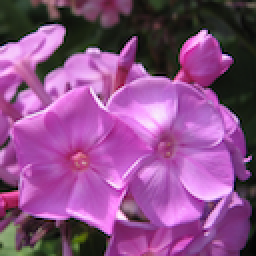
#> input picture bunga/0002.png, 128 x 128 px, found by its file name (shown 2 times larger)
$ jupyter execute --allow-errors hi_histogram.ipynb   (shell and % lines are left out)
#> lines starting #> are read from the running program, lines starting #| are printed output that depends on the picture
<a href="https://colab.research.google.com/github/robbi621/temu_kembali_citra/blob/main/histogram/hi_histogram.ipynb" target="_parent"></a>

[cell 1]
# import the necessary packages
import matplotlib.pyplot as plt
import numpy as np
import imutils
import cv2

[cell 2]
def plt_imshow(title, image):
    # convert the image frame BGR to RGB color space and display it
    if len(image.shape) == 3:
        image = cv2.cvtColor(image, cv2.COLOR_BGR2RGB)
    plt.imshow(image)
    plt.title(title)
    plt.grid(False)
    plt.show()

[cell 3]
def plot_histogram(image, title, mask=None):
	# split the image into its respective channels, then initialize
	# the tuple of channel names along with our figure for plotting
	chans = cv2.split(image)
	colors = ("b", "g", "r")
	plt.figure()
	plt.title(title)
	plt.xlabel("Bins")
	plt.ylabel("# of Pixels")

	# loop over the image channels
	for (chan, color) in zip(chans, colors):
		# create a histogram for the current channel and plot it
		hist = cv2.calcHist([chan], [0], mask, [256], [0, 256])
		plt.plot(hist, color=color)
		plt.xlim([0, 256])

	plt.show()

[cell 4]
# since we are using Jupyter Notebooks we can replace our argument
# parsing code with *hard coded* arguments and values
args = {
    "image": "0002.png"
}

[cell 5]
# load the input image and convert it to grayscale
image = cv2.imread(args["image"])
#> image is the input picture: shape (128, 128, 3); mean B, G, R 135.1, 78.9, 139.8
image = cv2.cvtColor(image, cv2.COLOR_BGR2GRAY)
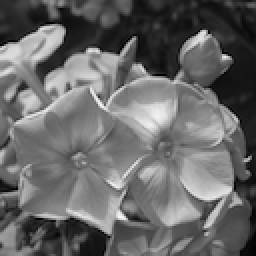
#> image: shape (128, 128) (shown 2 times larger); min 0, max 248, mean 103.5

[cell 6]
# compute a grayscale histogram
hist = cv2.calcHist([image], [0], None, [256], [0, 256])
#> hist = 256 values, max 221 at index 21, min 0 at index 241, mean 64

[cell 7]
# matplotlib expects RGB images so convert and then display the image
# with matplotlib
plt.figure()
plt.axis("off")
plt.imshow(cv2.cvtColor(image, cv2.COLOR_GRAY2RGB))

# plot the histogram
plt.figure()
plt.title("Grayscale Histogram")
plt.xlabel("Bins")
plt.ylabel("# of Pixels")
plt.plot(hist)
plt.xlim([0, 256])
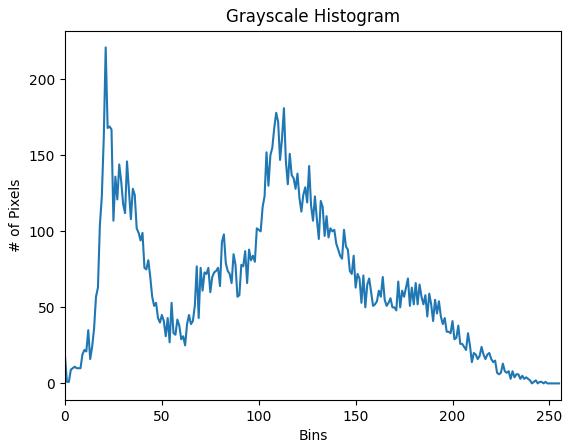
#> figure drawn by matplotlib, 1 panel; curve peaks at x = 21, y = 221

[cell 8]
# normalize the histogram
hist /= hist.sum()
#> hist = 256 values, max 0.0135 at index 21, min 0 at index 241, mean 0.00391

# plot the normalized histogram
plt.figure()
plt.title("Grayscale Histogram (Normalized)")
plt.xlabel("Bins")
plt.ylabel("% of Pixels")
plt.plot(hist)
plt.xlim([0, 256])
plt.show()
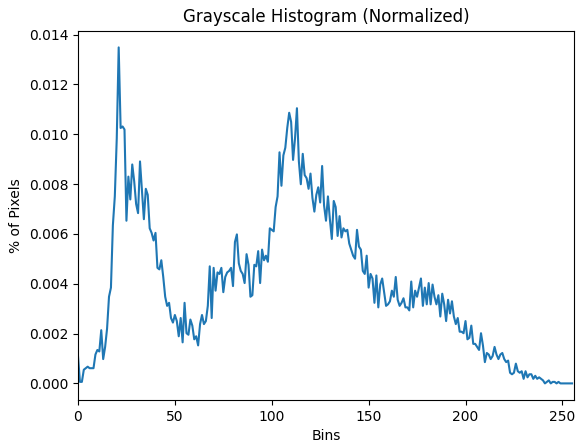
#> figure drawn by matplotlib, 1 panel; curve peaks at x = 21, y = 0.0135

Creating color histograms with OpenCV

[cell 9]
# load the input image from disk
image = cv2.imread(args["image"])

[cell 10]
# split the image into its respective channels, then initialize the
# tuple of channel names along with our figure for plotting
chans = cv2.split(image)
colors = ("b", "g", "r")
plt.figure()
plt.title("'Flattened' Color Histogram")
plt.xlabel("Bins")
plt.ylabel("# of Pixels")

# loop over the image channels
for (chan, color) in zip(chans, colors):
	# create a histogram for the current channel and plot it
	hist = cv2.calcHist([chan], [0], None, [256], [0, 256])
	plt.plot(hist, color=color)
	plt.xlim([0, 256])
#> this loop made 3 passes
#> color on passes 1 to 3: 'b', 'g', 'r'
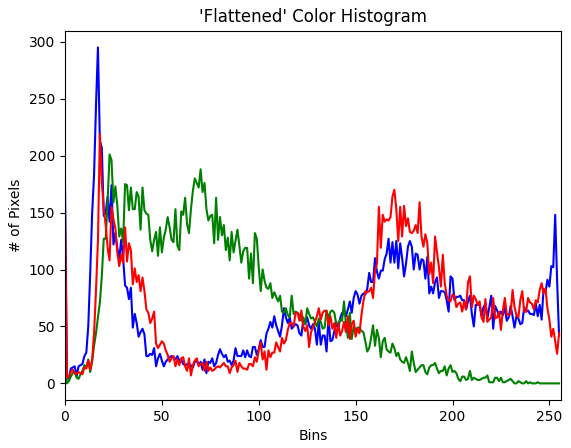
#> figure drawn by matplotlib, 1 panel; curve peaks at x = 17, y = 295; curve peaks at x = 23, y = 201; curve peaks at x = 18, y = 219

[cell 11]
# create a new figure and then plot a 2D color histogram for the
# green and blue channels
fig = plt.figure(figsize=(15, 25))
ax = fig.add_subplot(131)
hist = cv2.calcHist([chans[1], chans[0]], [0, 1], None, [32, 32],
	[0, 256, 0, 256])
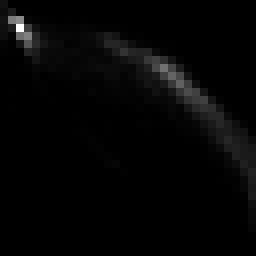
#> hist: shape (32, 32) float32 (shown 8 times larger); min 0, max 748, mean 16; drawn with min black and max white
p = ax.imshow(hist, interpolation="nearest")
ax.set_title("2D Color Histogram for G and B")
plt.colorbar(p)

# plot a 2D color histogram for the green and red channels
ax = fig.add_subplot(132)
hist = cv2.calcHist([chans[1], chans[2]], [0, 1], None, [32, 32],
	[0, 256, 0, 256])
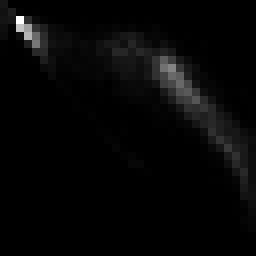
#> hist: shape (32, 32) float32 (shown 8 times larger); min 0, max 607, mean 16; drawn with min black and max white
p = ax.imshow(hist, interpolation="nearest")
ax.set_title("2D Color Histogram for G and R")
plt.colorbar(p)

# plot a 2D color histogram for blue and red channels
ax = fig.add_subplot(133)
hist = cv2.calcHist([chans[0], chans[2]], [0, 1], None, [32, 32],
	[0, 256, 0, 256])
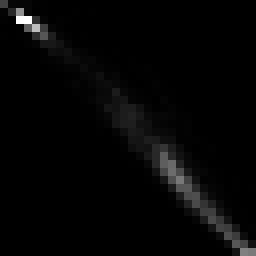
#> hist: shape (32, 32) float32 (shown 8 times larger); min 0, max 698, mean 16; drawn with min black and max white
p = ax.imshow(hist, interpolation="nearest")
ax.set_title("2D Color Histogram for B and R")
plt.colorbar(p)

# finally, let's examine the dimensionality of one of the 2D
# histograms
print("2D histogram shape: {}, with {} values".format(
	hist.shape, hist.flatten().shape[0]))
#| 2D histogram shape: (32, 32), with 1024 values
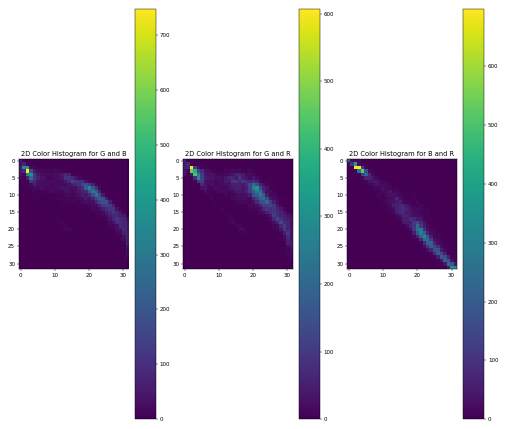
#> figure drawn by matplotlib, 6 panels

[cell 12]
# our 2D histogram could only take into account 2 out of the 3
# channels in the image so now let's build a 3D color histogram
# (utilizing all channels) with 8 bins in each direction -- we
# can't plot the 3D histogram, but the theory is exactly like
# that of a 2D histogram, so we'll just show the shape of the
# histogram
hist = cv2.calcHist([image], [0, 1, 2],
	None, [8, 8, 8], [0, 256, 0, 256, 0, 256])
print("3D histogram shape: {}, with {} values".format(
	hist.shape, hist.flatten().shape[0]))
#| 3D histogram shape: (8, 8, 8), with 512 values

[cell 13]
# display the original input image
plt.figure()
plt.axis("off")
plt.imshow(imutils.opencv2matplotlib(image))

# show our plots
plt.show()

Computing image histograms for masked regions with OpenCV

[cell 14]
# load the beach image and plot a histogram for it
image = cv2.imread("beach.png")
plot_histogram(image, "Histogram for Original Image")
#> (the rest of this cell did not finish here and is left out)

$ run again, with bunga/0001.png copied over bunga/0002.png
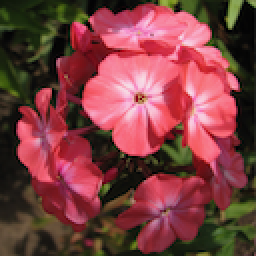
#> input picture bunga/0001.png, 128 x 128 px, found by its file name (shown 2 times larger)
#> image is the input picture: shape (128, 128, 3); mean B, G, R 64.3, 63.1, 124
#> image: shape (128, 128)
#> `hist = cv2.calcHist([image], [0], None, [256], [0, 256])`: hist = 256 values, max 180 at index 20, min 0 at index 230, mean 64
#> `hist /= hist.sum()`: hist = 256 values, max 0.011 at index 20, min 0 at index 230, mean 0.00391
#> `plt.show()`:
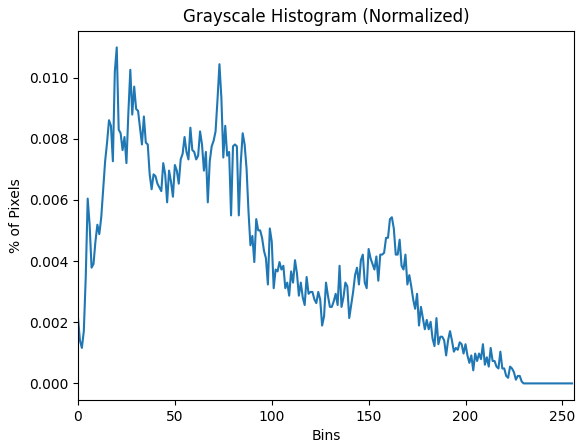
#> figure drawn by matplotlib, 1 panel; curve peaks at x = 20, y = 0.011
#> the loop `for (chan, color) in zip(chans, colors):` made 3 passes
#> color on passes 1 to 3: 'b', 'g', 'r'
#> `hist = cv2.calcHist([chans[0], chans[2]], [0, 1], None, [32, 32], [0, ..`:
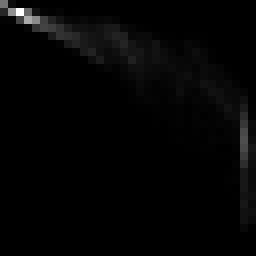
#> hist: shape (32, 32) float32 (shown 8 times larger); min 0, max 920, mean 16; drawn with min black and max white
#| 2D histogram shape: (32, 32), with 1024 values
#| 3D histogram shape: (8, 8, 8), with 512 values

$ run again, with bunga/0003.png copied over bunga/0002.png
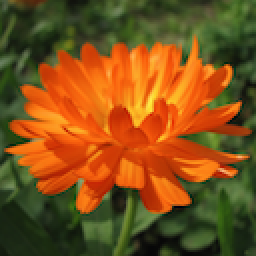
#> input picture bunga/0003.png, 128 x 128 px, found by its file name (shown 2 times larger)
#> image is the input picture: shape (128, 128, 3); mean B, G, R 26.1, 80.8, 126.9
#> image: shape (128, 128)
#> `hist = cv2.calcHist([image], [0], None, [256], [0, 256])`: hist = 256 values, max 182 at index 98, min 0 at index 0, mean 64
#> `hist /= hist.sum()`: hist = 256 values, max 0.0111 at index 98, min 0 at index 0, mean 0.00391
#> `plt.show()`:
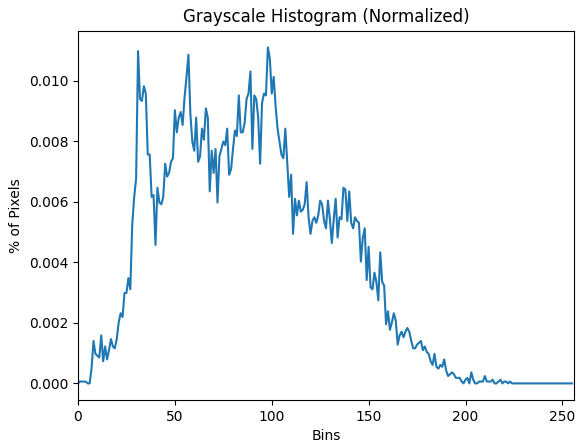
#> figure drawn by matplotlib, 1 panel; curve peaks at x = 98, y = 0.0111
#> the loop `for (chan, color) in zip(chans, colors):` made 3 passes
#> color on passes 1 to 3: 'b', 'g', 'r'
#> `hist = cv2.calcHist([chans[0], chans[2]], [0, 1], None, [32, 32], [0, ..`:
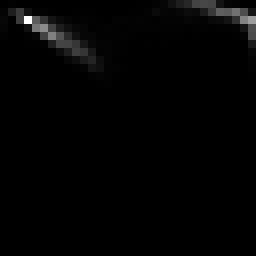
#> hist: shape (32, 32) float32 (shown 8 times larger); min 0, max 1136, mean 16; drawn with min black and max white
#| 2D histogram shape: (32, 32), with 1024 values
#| 3D histogram shape: (8, 8, 8), with 512 values
